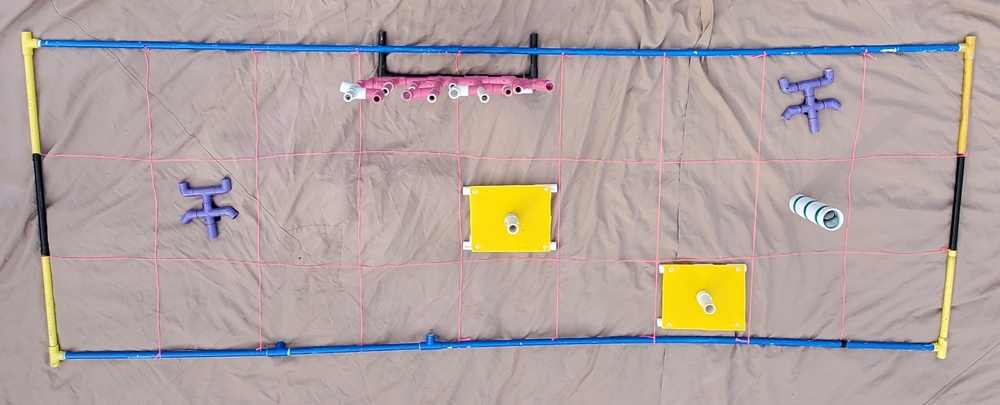
#> input picture CoralReef1.jpg, 1000 x 405 px, shrunk from 3922 x 1587 before the run
$ python ORBDetection.py
#> lines starting #> are read from the running program, lines starting #| are printed output that depends on the picture
import numpy as np
import cv2 as cv
from matplotlib import pyplot as plt

img = cv.imread('CoralReef1.jpg',0)
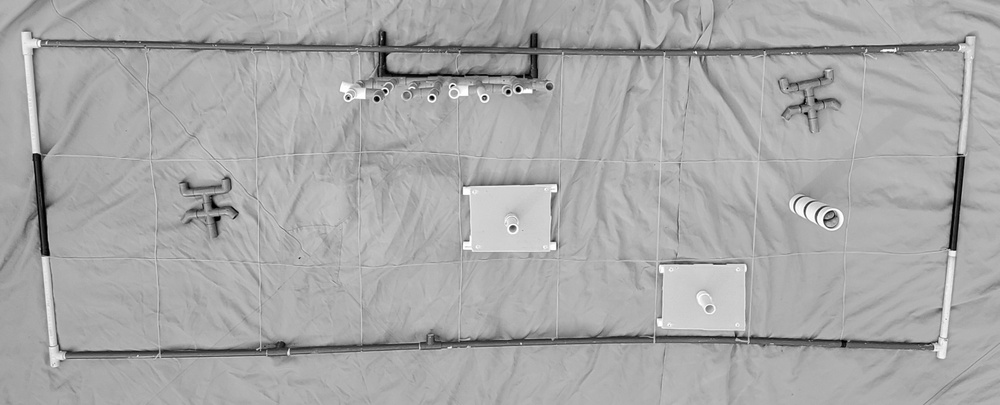
#> img: shape (405, 1000); min 0, max 255, mean 168.3
cv.imshow("img", img)

# Initiate ORB detector
orb = cv.ORB_create()
kp = orb.detect(img,None)
#> kp = 500 keypoints; strongest (x, y, size): (518, 90, 31), (385, 91, 31), (377, 99, 31), (485, 98, 31)
kp, des = orb.compute(img, kp)
# draw only keypoints location,not size and orientation
img2 = cv.drawKeypoints(img, kp, None, color=(0,255,0), flags=0)
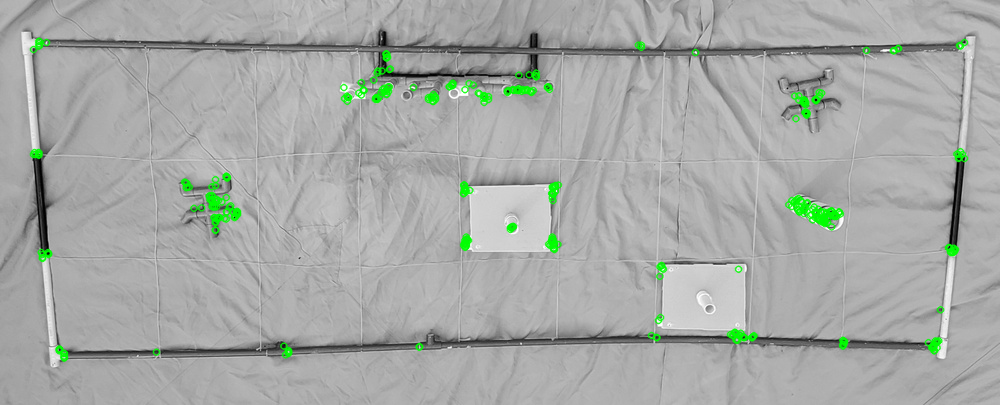
#> img2: shape (405, 1000, 3); mean of channels 0, 1, 2 166.2, 169.9, 166.2; drawn as B, G, R
plt.imshow(img2), plt.show()

$ run again, with CoralReef3.jpg copied over CoralReef1.jpg
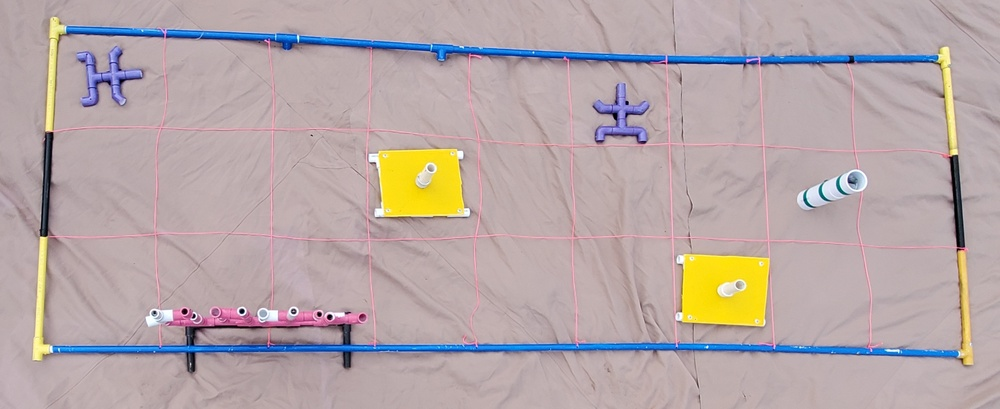
#> input picture CoralReef3.jpg, 1000 x 409 px, shrunk from 3502 x 1434 before the run
#> `img = cv.imread('CoralReef1.jpg',0)`:
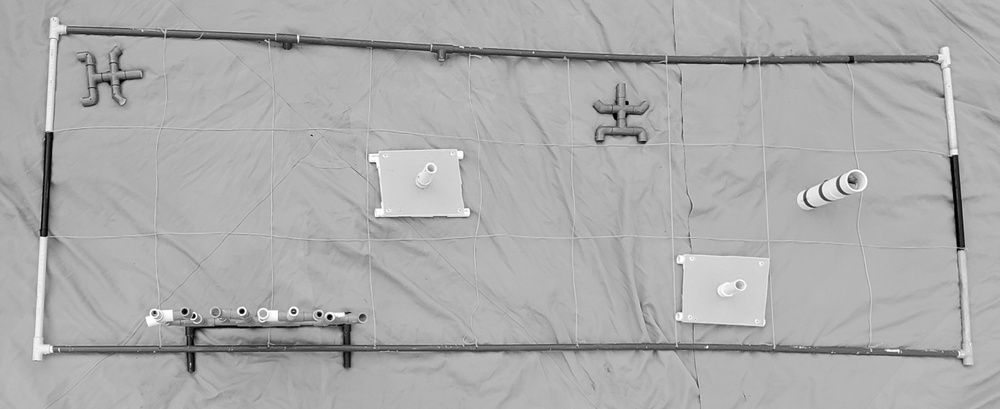
#> img: shape (409, 1000); min 0, max 255, mean 171.9
#> kp = 498 keypoints; strongest (x, y, size): (242, 311, 31), (330, 315, 31), (241, 311, 37.2), (294, 312, 31)
#> `img2 = cv.drawKeypoints(img, kp, None, color=(0,255,0), flags=0)`:
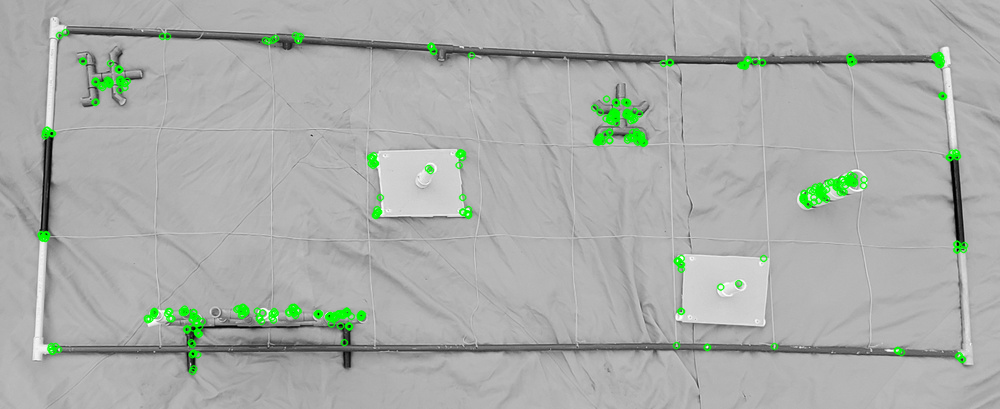
#> img2: shape (409, 1000, 3); mean of channels 0, 1, 2 169.6, 173.5, 169.6; drawn as B, G, R

$ run again, with CoralReef4.jpg copied over CoralReef1.jpg
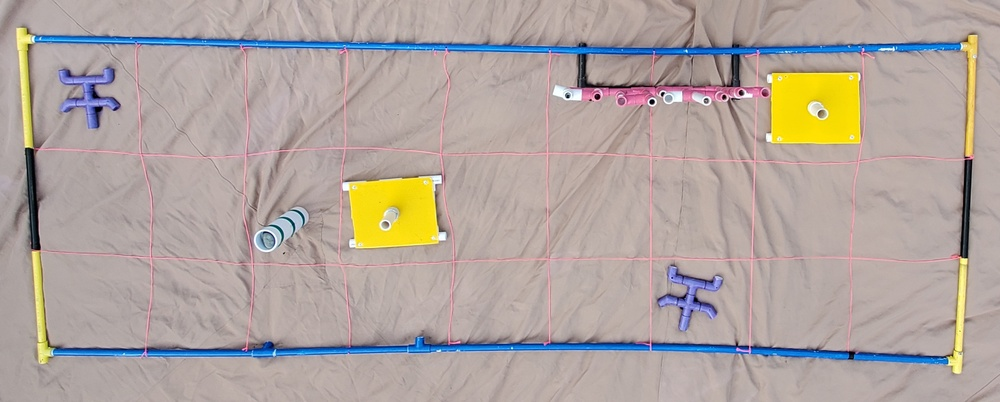
#> input picture CoralReef4.jpg, 1000 x 402 px, shrunk from 3763 x 1512 before the run
#> `img = cv.imread('CoralReef1.jpg',0)`:
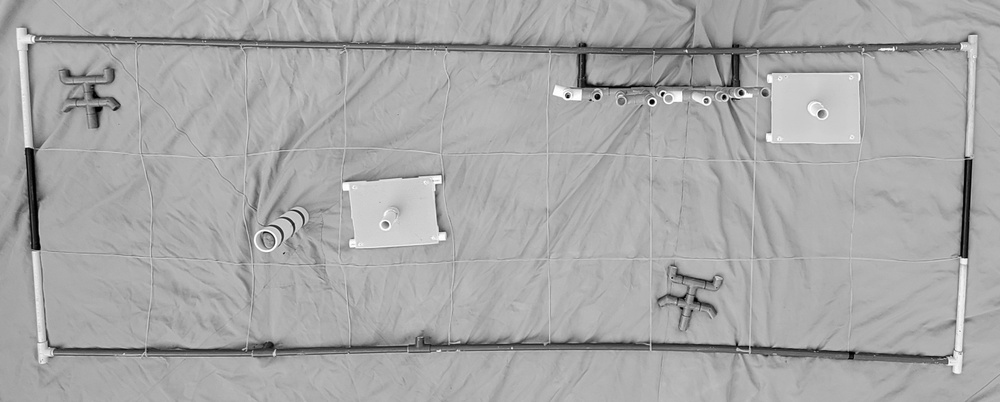
#> img: shape (402, 1000); min 0, max 255, mean 167.6
#> kp = 494 keypoints; strongest (x, y, size): (653, 101, 31), (650, 102, 31), (662, 94, 31), (652, 102, 37.2)
#> `img2 = cv.drawKeypoints(img, kp, None, color=(0,255,0), flags=0)`:
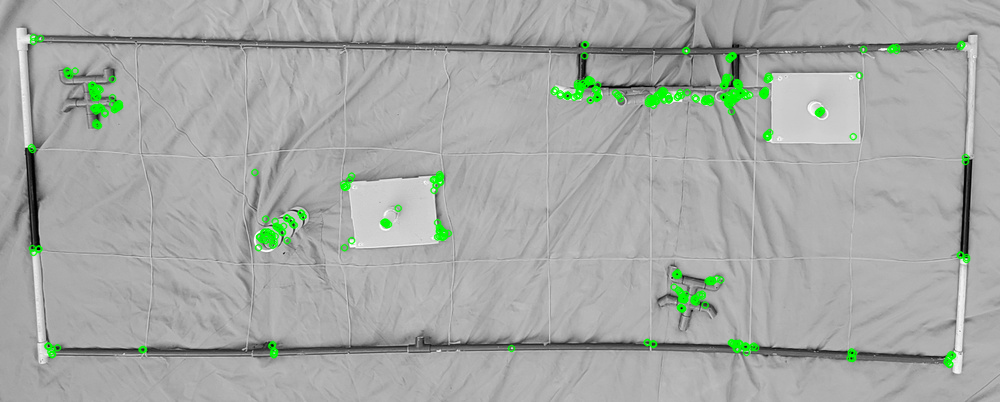
#> img2: shape (402, 1000, 3); mean of channels 0, 1, 2 165.5, 169.3, 165.5; drawn as B, G, R

$ run again, with CoralReed2.jpg copied over CoralReef1.jpg
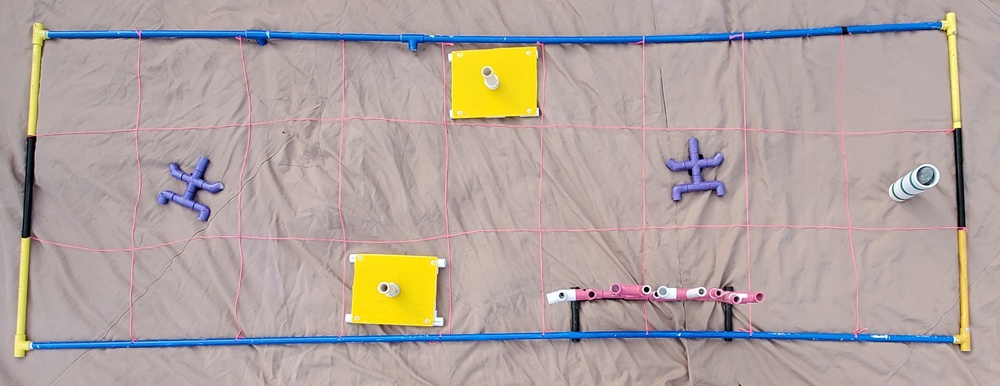
#> input picture CoralReed2.jpg, 1000 x 386 px, shrunk from 3778 x 1460 before the run
#> `img = cv.imread('CoralReef1.jpg',0)`:
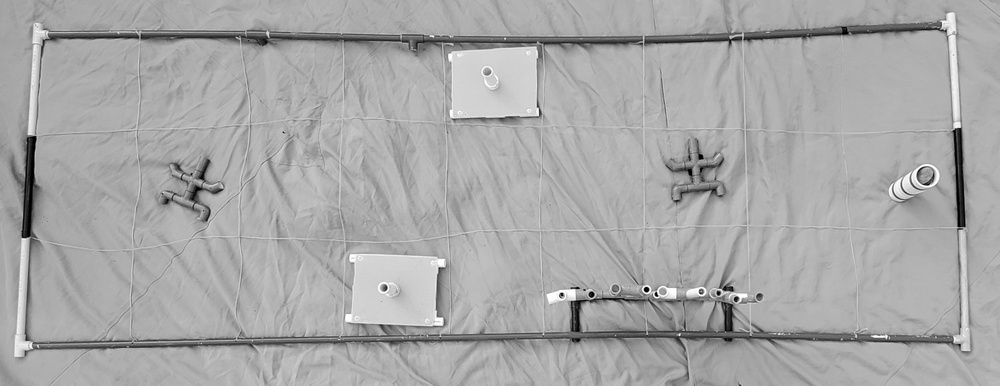
#> img: shape (386, 1000); min 0, max 255, mean 167.8
#> kp = 500 keypoints; strongest (x, y, size): (647, 289, 31), (656, 294, 31), (646, 289, 37.2), (719, 292, 31)
#> `img2 = cv.drawKeypoints(img, kp, None, color=(0,255,0), flags=0)`:
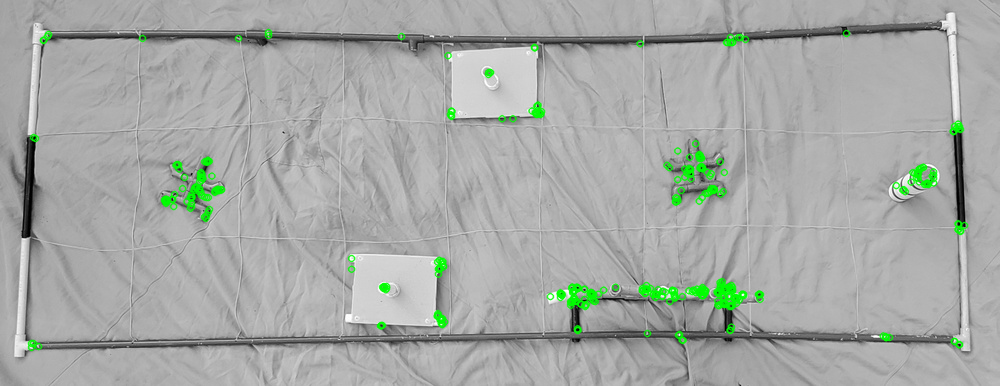
#> img2: shape (386, 1000, 3); mean of channels 0, 1, 2 165.6, 169.6, 165.6; drawn as B, G, R
